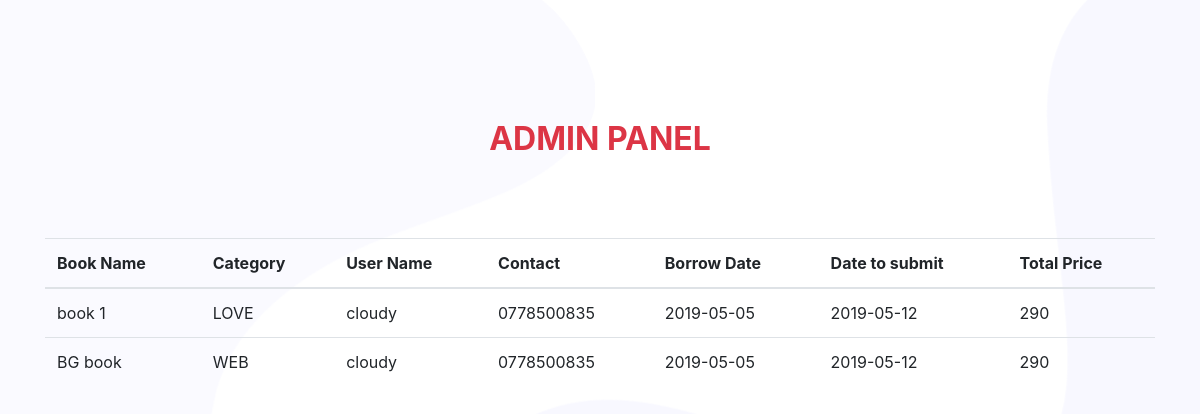
Page /recervedBooks.php on the committed database.
### tables this page shows
CREATE TABLE `recervations` (
  `id` int(11) NOT NULL,
  `user_id` int(255) NOT NULL,
  `book_id` int(255) NOT NULL,
  `rDate` date NOT NULL,
  `bookname` varchar(255) NOT NULL,
  `email` varchar(255) NOT NULL,
  `contact` varchar(12) NOT NULL,
  `status` varchar(12) NOT NULL,
  `image` varchar(255) NOT NULL,
  `bcategory` varchar(255) NOT NULL,
  `discription` text NOT NULL,
  `firstName` varchar(255) NOT NULL,
  `lastname` varchar(255) NOT NULL,
  `mobile` varchar(255) NOT NULL,
  `price` int(255) NOT NULL,
  `lateFee` int(255) NOT NULL
);

### recervedBooks.php (the view, shortened to what this page needs)
<?php include"include/db.php" ?>
<?php include"include/header.php" ?>
<br><br><br><br><br>
<div class="container">
    <a href="adminpro.php"><h2 class="page-header text-center" id="arrival-header"><span class="text-danger"><b>ADMIN PANEL</b> </span></h2></a>
</div>
<br><br><br>
<section>
    <div class="container">
        <table class="table table-border table-hover">
            <thead>
                <tr>
                    <th>Book Name</th>
                    <th>Category</th>
                    <th>User Name</th>
                    <th>Contact</th>
                    <th>Borrow Date</th>
                    <th>Date to submit</th>
                    <th>Total Price</th>
                </tr>
            </thead>
            <tbody>
                <?php
                $query = "SELECT * FROM recervations where status ='borrow' ";
                $select_book = mysqli_query($connection,$query);
                $post_date = date('Y-m-d');
                                      while($row = mysqli_fetch_assoc($select_book)){
                                            $bookName = $row['bookname'];
                                            $bDate = $row['rDate'];
                                            $bcategory = $row['bcategory'];
                                            $firstname = $row['firstName'];
                                            $mobile = $row['mobile'];
                                            $price = $row['price'];
                $bought = strtotime($post_date);
                $return = strtotime($bDate);
                $returnDate = date('Y-m-d', strtotime($bDate. ' + 7 days'));
                $subDate = ($bought - $return)/60/60/24;
                $freeDays = 70;
                if($subDate>7){
                    $total = $subDate*10-$freeDays;
                }else{
                    $total = 0;
                }
                $grandTotal = $price + $total;
                                            echo"<tr>";
                                                echo"<td>$bookName</td>";
                                                echo"<td>$bcategory</td>";
                                                 echo"<td>$firstname</td>";
                                                echo"<td>$mobile</td>";
                                                echo"<td>$bDate</td>";
                                                echo"<td>$returnDate</td>";
                                                echo"<td>$grandTotal</td>";
                                            echo"</tr>";
                                            }
        ?>
            </tbody>
        </table>
    </div>
</section>
<br><br><br><br><br>

### include/header.php (shortened to what this page needs)
<!DOCTYPE html>
<html lang="en">
<head>
  <link rel="stylesheet" href="vendors/bootstrap/bootstrap.min.css">
  <link rel="stylesheet" href="vendors/fontawesome/css/all.min.css">
  <link rel="stylesheet" href="vendors/themify-icons/themify-icons.css">
  <link rel="stylesheet" href="vendors/linericon/style.css">
  <link rel="stylesheet" href="vendors/owl-carousel/owl.theme.default.min.css">
  <link rel="stylesheet" href="vendors/owl-carousel/owl.carousel.min.css">
  <link rel="stylesheet" href="vendors/flat-icon/font/flaticon.css">
  <link rel="stylesheet" href="vendors/nice-select/nice-select.css">
  <link rel="stylesheet" href="css/style.css">
<link href="//maxcdn.bootstrapcdn.com/bootstrap/4.1.1/css/bootstrap.min.css" rel="stylesheet" id="bootstrap-css">
</head>
<body class="bg-shape">

### css/style.css (style rules this page uses)
body { color: #888888; font-family: "Roboto", sans-serif; font-size: 15px; font-weight: 400; line-height: 1.667; }
h1, h2, h3, h4, h5, h6 { font-family: "Roboto Condensed", sans-serif; color: #2a2a2a; line-height: 1.25; }
h2, .h2 { font-size: 26px; }
@media (min-width: 768px) { h2, .h2 { font-size: 36px; } }
.bg-shape { position: relative; }
.bg-shape::before { content: ""; display: block; position: absolute; top: 0; left: 0; width: 595px; height: 660px; background: url(../img/home/bg-shape-left.png) left center no-repeat; background-size: cover; z-index: -1; }
.bg-shape::after { content: ""; display: block; position: absolute; top: 0; right: 0; width: 755px; height: 860px; background: url(../img/home/bg-shape-right.png) left center no-repeat; background-size: cover; z-index: -1; }

### rows in the picture
recervations: bookname "book 1", bcategory "LOVE", firstName "cloudy", mobile "0778500835", rDate "2019-05-05", rDate "2019-05-12", grandTotal "290"
recervations: bookname "BG book", bcategory "WEB", firstName "cloudy", mobile "0778500835", rDate "2019-05-05", rDate "2019-05-12", grandTotal "290"
